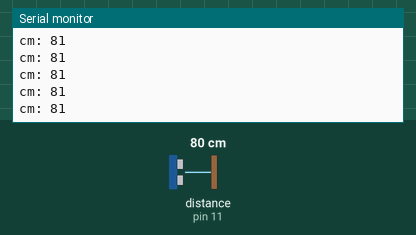
This sketch was run on a simulated Teensy 3. Shown: the last lines printed to the serial monitor. The inputs (shaded band) are chosen by the test bench; at power-on: distance to the obstacle (sensor on pin 11) 80 cm. The echo pulse lasts 58.3 µs per cm.

Above: at 1.2 s.
1.3 s: distance to the obstacle (sensor on pin 11) set to 2 cm
At 1.59 s:
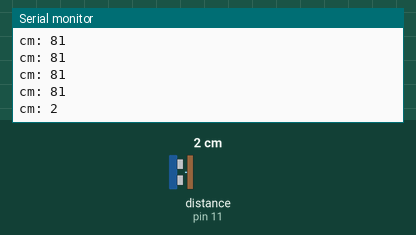
2.8 s: distance to the obstacle (sensor on pin 11) set to 4 cm
At 2.8 s:
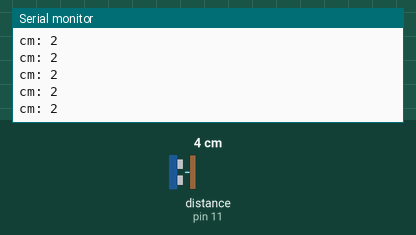
Timing chart, 0 to 5.8 s (numbered marks = the images above; inputs shaded):
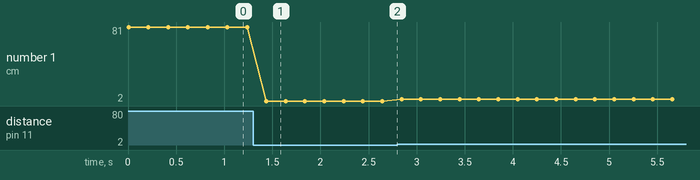

Measured:
- after the input at 1.3 s, the serial monitor: prints a new line after 0.14 s (image 1)
- plotted number 1: 81 → 2 after the input at 1.3 s, 2 → 4 after the input at 2.8 s

The sketch:

ultrasonic_test.ino
```cpp
#include "NewPing.h"

// The pins for the ultrasonic sensor
  int triggerPin = 10;
  int echoPin = 11;
  int maxDistance = 200; // in cm
NewPing sonar(triggerPin, echoPin, maxDistance);

void setup(){
  Serial.begin(9600);
}

void loop(){
  Serial.println("cm: " + String(sonar.ping_cm()));
  delay(200);
}
```
